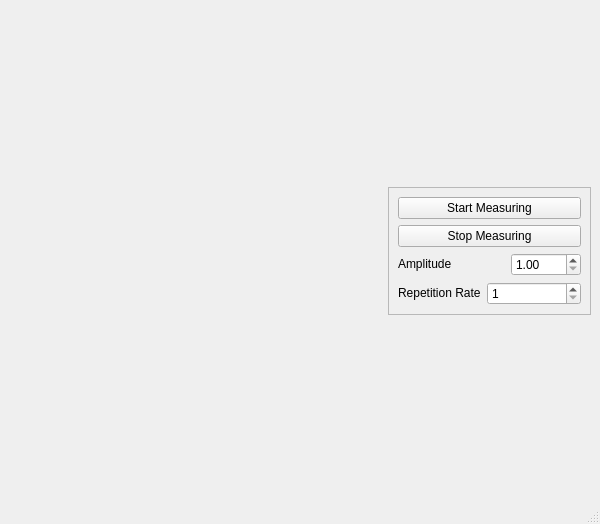
<?xml version="1.0" encoding="UTF-8"?>
<ui version="4.0">
 <class>MainWindow</class>
 <widget class="QMainWindow" name="MainWindow">
  <property name="geometry">
   <rect>
    <x>0</x>
    <y>0</y>
    <width>600</width>
    <height>524</height>
   </rect>
  </property>
  <property name="windowTitle">
   <string>MainWindow</string>
  </property>
  <widget class="QWidget" name="centralwidget">
   <layout class="QGridLayout" name="gridLayout_2">
    <item row="0" column="0">
     <widget class="BlittingWidget" name="widget" native="true">
      <property name="sizePolicy">
       <sizepolicy hsizetype="Preferred" vsizetype="Expanding">
        <horstretch>0</horstretch>
        <verstretch>0</verstretch>
       </sizepolicy>
      </property>
     </widget>
    </item>
    <item row="0" column="1">
     <widget class="QFrame" name="frame">
      <property name="sizePolicy">
       <sizepolicy hsizetype="Fixed" vsizetype="Fixed">
        <horstretch>0</horstretch>
        <verstretch>0</verstretch>
       </sizepolicy>
      </property>
      <property name="frameShape">
       <enum>QFrame::StyledPanel</enum>
      </property>
      <property name="frameShadow">
       <enum>QFrame::Raised</enum>
      </property>
      <layout class="QGridLayout" name="gridLayout">
       <item row="0" column="0">
        <widget class="QPushButton" name="pushButton_start">
         <property name="sizePolicy">
          <sizepolicy hsizetype="Minimum" vsizetype="Fixed">
           <horstretch>0</horstretch>
           <verstretch>0</verstretch>
          </sizepolicy>
         </property>
         <property name="minimumSize">
          <size>
           <width>183</width>
           <height>0</height>
          </size>
         </property>
         <property name="text">
          <string>Start Measuring</string>
         </property>
        </widget>
       </item>
       <item row="1" column="0">
        <widget class="QPushButton" name="pushButton_stop">
         <property name="sizePolicy">
          <sizepolicy hsizetype="Minimum" vsizetype="Fixed">
           <horstretch>0</horstretch>
           <verstretch>0</verstretch>
          </sizepolicy>
         </property>
         <property name="minimumSize">
          <size>
           <width>183</width>
           <height>0</height>
          </size>
         </property>
         <property name="text">
          <string>Stop Measuring</string>
         </property>
        </widget>
       </item>
       <item row="2" column="0">
        <layout class="QHBoxLayout" name="horizontalLayout">
         <item>
          <widget class="QLabel" name="label_3">
           <property name="sizePolicy">
            <sizepolicy hsizetype="Preferred" vsizetype="Fixed">
             <horstretch>0</horstretch>
             <verstretch>0</verstretch>
            </sizepolicy>
           </property>
           <property name="minimumSize">
            <size>
             <width>107</width>
             <height>0</height>
            </size>
           </property>
           <property name="text">
            <string>Amplitude</string>
           </property>
          </widget>
         </item>
         <item>
          <widget class="QDoubleSpinBox" name="doubleSpinBox_amplitude">
           <property name="minimum">
            <double>1.000000000000000</double>
           </property>
           <property name="maximum">
            <double>100.000000000000000</double>
           </property>
          </widget>
         </item>
        </layout>
       </item>
       <item row="3" column="0">
        <layout class="QHBoxLayout" name="horizontalLayout_2">
         <item>
          <widget class="QLabel" name="label_4">
           <property name="sizePolicy">
            <sizepolicy hsizetype="Fixed" vsizetype="Fixed">
             <horstretch>0</horstretch>
             <verstretch>0</verstretch>
            </sizepolicy>
           </property>
           <property name="text">
            <string>Repetition Rate</string>
           </property>
          </widget>
         </item>
         <item>
          <widget class="QSpinBox" name="spinBox_repetition">
           <property name="minimum">
            <number>1</number>
           </property>
           <property name="maximum">
            <number>200</number>
           </property>
          </widget>
         </item>
        </layout>
       </item>
      </layout>
     </widget>
    </item>
   </layout>
   <zorder>frame</zorder>
   <zorder>widget</zorder>
   <zorder>doubleSpinBox_amplitude</zorder>
   <zorder>label_3</zorder>
  </widget>
  <widget class="QMenuBar" name="menubar">
   <property name="geometry">
    <rect>
     <x>0</x>
     <y>0</y>
     <width>600</width>
     <height>21</height>
    </rect>
   </property>
  </widget>
  <widget class="QStatusBar" name="statusbar"/>
 </widget>
 <customwidgets>
  <customwidget>
   <class>BlittingWidget</class>
   <extends>QWidget</extends>
   <header>tests/blitting/plot_blitting</header>
   <container>1</container>
  </customwidget>
 </customwidgets>
 <resources/>
 <connections/>
</ui>
